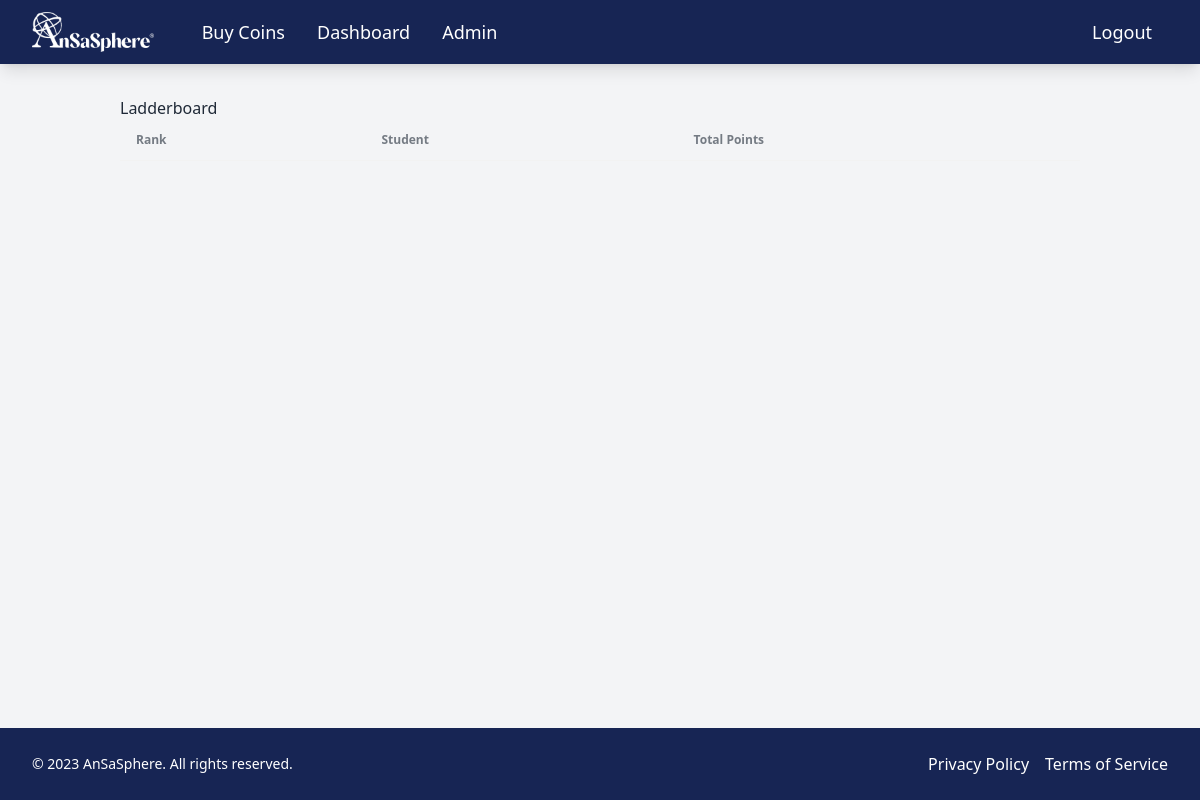
The page /ladderboard/ (signed in) on the database as committed earlier.
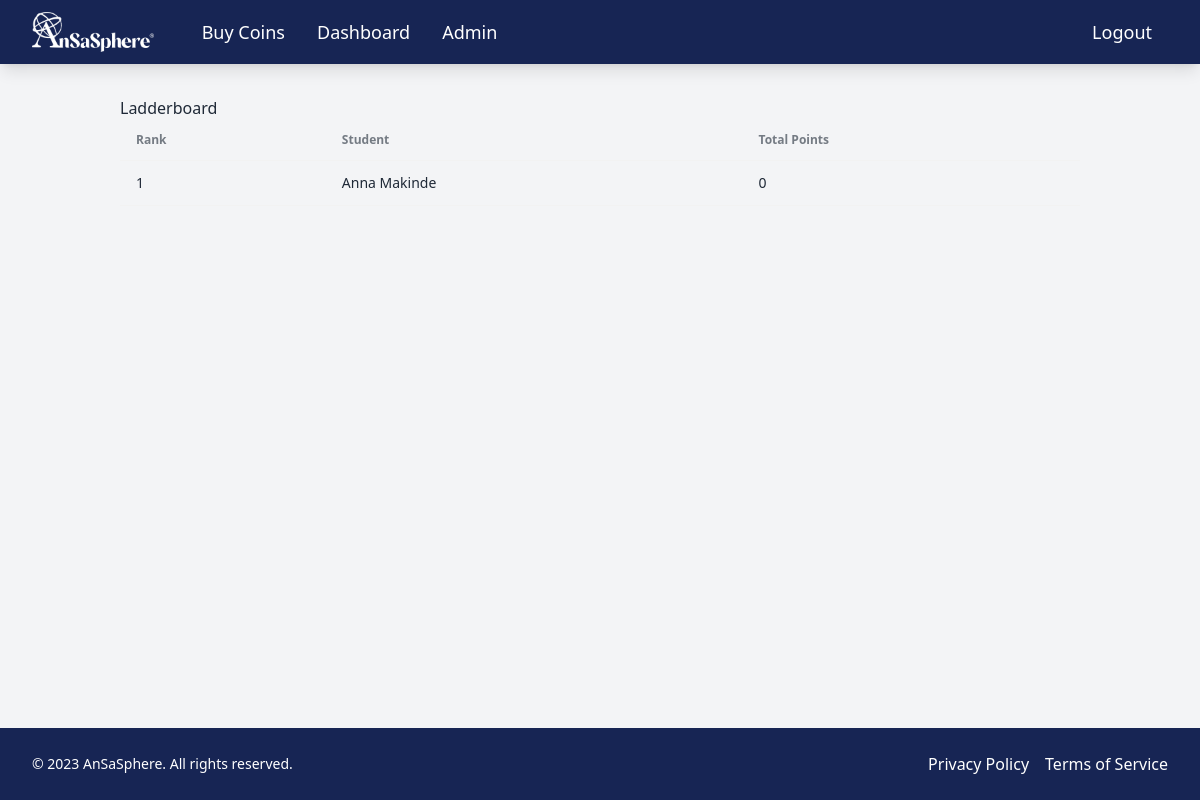
The same page on the database as committed later.
### eduPathCare/models.py (models this page shows, shortened)
class User(AbstractBaseUser, PermissionsMixin):
    ROLE_CHOICES = [
        ('student', 'Student'),
        ('mentor', 'Mentor'),
        ('admin', 'Admin'),
    ]
    user_id = models.AutoField(primary_key=True)
    username = models.CharField(max_length=150, unique=True)
    email = models.EmailField(unique=True)
    role = models.CharField(max_length=10, choices=ROLE_CHOICES, default='student')
    first_name = models.CharField(max_length=50)
    last_name = models.CharField(max_length=50)
    profile_picture = models.ImageField(upload_to='profile_pics/', blank=True, null=True)
    bio = models.TextField(blank=True, null=True)
    is_staff = models.BooleanField(default=False)
    is_superuser = models.BooleanField(default=False)
    created_at = models.DateTimeField(auto_now_add=True)
    updated_at = models.DateTimeField(auto_now=True)
    coins = models.PositiveIntegerField(default=0)  # Add this line to track coins
    otp = models.CharField(max_length=6, blank=True, null=True)  # Add OTP field
    is_verified = models.BooleanField(default=False)  # Add verification status field
    objects = UserManager()
    USERNAME_FIELD = 'email'
    REQUIRED_FIELDS = ['username']
    def get_full_name(self):
        if self.first_name and self.last_name:
            return f"{self.first_name} {self.last_name}"
        else:
            return self.username

### eduPathCare/views.py (the view)
# urls.py: path('ladderboard/', ladderboard_view, name='ladderboard'),
@login_required
def ladderboard_view(request):
    students = User.objects.filter(role='student')
    student_points = []
    for student in students:
        quizzes = Quiz.objects.filter(user=student)
        total_points = sum(quiz.calculate_points() for quiz in quizzes)
        student_points.append({
            'student': student,
            'total_points': total_points
        })
    student_points.sort(key=lambda x: x['total_points'])
    return render(request, 'ladderboard.html', {
        'student_points': student_points
    })

### eduPathCare/templates/ladderboard.html
{% extends 'base.html' %}
{% block content %}
<h1>Ladderboard</h1>
<table class="table">
    <thead>
        <tr>
            <th>Rank</th>
            <th>Student</th>
            <th>Total Points</th>
        </tr>
    </thead>
    <tbody>
        {% for student_point in student_points %}
        <tr>
            <td>{{ forloop.counter }}</td>
            <td>{{ student_point.student.get_full_name }}</td>
            <td>{{ student_point.total_points }}</td>
        </tr>
        {% endfor %}
    </tbody>
</table>
{% endblock %}

Rows that differ between the two databases and show on the page:
added User: student.get_full_name "Anna Makinde", total_points "0"
